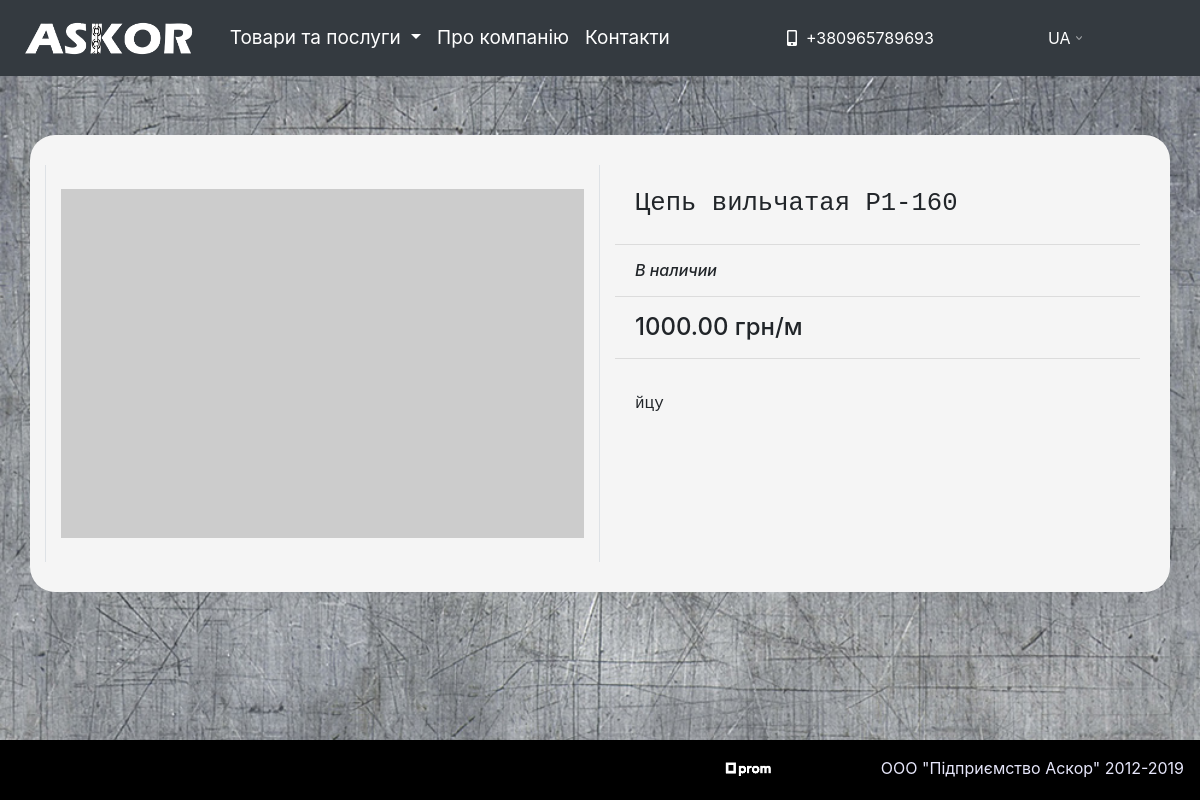
Screenshot of /uk/2/ with the database file from the repository.
### askor/models.py (models this page shows, shortened)
class Product(models.Model):
    product_name = models.CharField(max_length=130, blank=True, null=True, default=None)
    price = models.DecimalField(max_length=10, blank=True, null=True, max_digits=10, decimal_places=2, default=0.00)
    in_stock = models.CharField(max_length=50, blank=True, null=True, default=0)
    add_info = models.CharField(max_length=50, blank=True, null=True, default=0)
    discount = models.IntegerField(default=0)
    category = models.ForeignKey(ProductCategory, on_delete=models.CASCADE, blank=True, null=True, default=None)
    description = models.TextField(blank=True, null=True, default=None)
    keywords = models.TextField(blank=True, null=True, default=None)
    is_active = models.BooleanField(default=True)
    created = models.DateTimeField(auto_now_add=True, auto_now=False)
    updated = models.DateTimeField(auto_now_add=False, auto_now=True)
    class Meta:
         verbose_name= "Товар"
         verbose_name_plural = "Товары"

### askor/views.py (the view)
# urls.py: url(r'^(?P<product_id>\w+)/$', views.product, name='product'),
def product(request, product_id):
    product = Product.objects.get(id=product_id)
    return render(request, 'landing/product.html', locals())

### templates/landing/product.html (shortened to what this page needs)
{% extends 'base.html' %}
{% load static %}
{% load i18n %}
{% block content %}
<div class="container container-prod-details">
  <div class="row">
    <div class="col-md-6 gallery">
      <img class=" my-4 img-fluid" src="http://placehold.it/750x500" alt="">
    </div>
    <div class="col-md-6 right-col">
      <h1 class="my-4 prod-title-detail">{{ product.product_name }}</h1>
        <hr>
      <h3 class="my-3 prod-stock-detail">{{ product.in_stock }}</h3>
        <hr>
      <h3 class="my-3 prod-price-detail">{{ product.price}} грн/м</h3>
        <hr>
      <h3 class="my-3 prod-descr-detail">{{ product.description|linebreaks}}</h3>
    </div>
  </div>
</div>
{% include 'footer.html' %}
{% endblock %}

### static_dev/css/style.css (style rules this page uses)
html { position: relative; min-height: 100%; }
body { background-image:url("../img/metal-texture.jpg"); background-attachment: fixed; background-size: cover; min-width: 500px; height: 100%; margin-bottom: 60px; }
* { box-sizing: border-box; }
.container-prod-details { margin-top: 135px; margin-bottom: 100px; background: whitesmoke; padding: 30px; border-radius: 25px; }
.right-col { text-align: left; }
.prod-title-detail { font-family: 'Roboto Mono', monospace; padding-left: 20px; font-size: 160%; }
.prod-stock-detail { font-style: italic; font-size: 100%; padding-left: 20px; }
.prod-descr-detail { font-size: 100%; padding: 20px; font-family: 'Roboto Mono', monospace; }
.prod-price-detail { font-size: 150%; padding-left: 20px; }
.gallery { border-right: 1px solid #dee2e6!important; border-left: 1px solid #dee2e6!important; }

### rows the page displays
Product: product_name "Цепь вильчатая Р1-160", in_stock "В наличии", price "1000.00", description "йцу"
